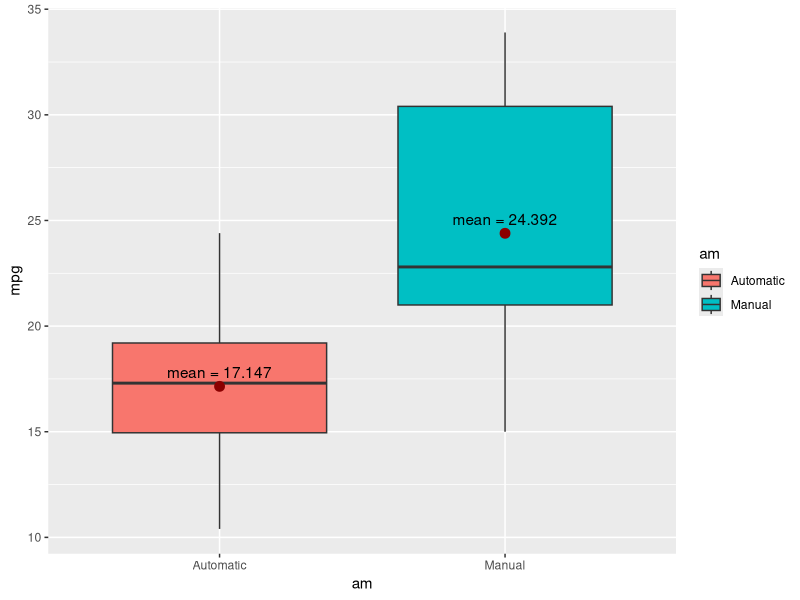
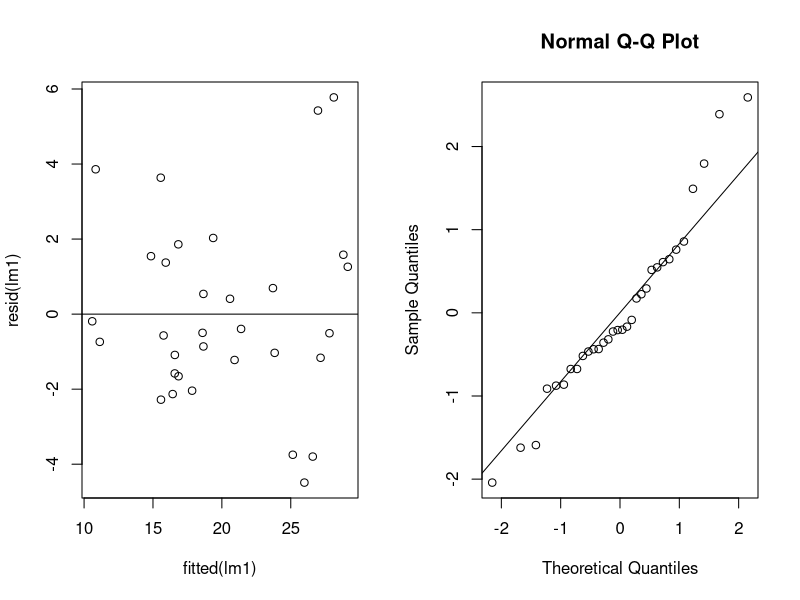
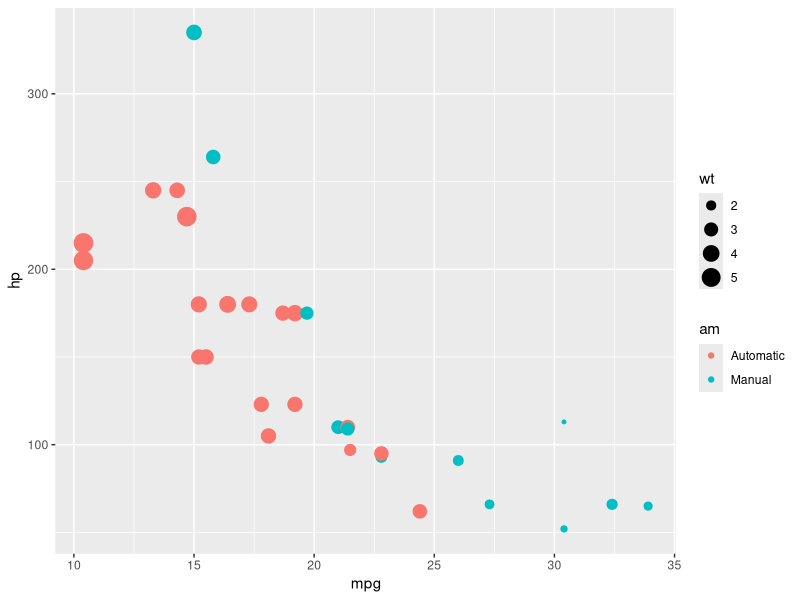
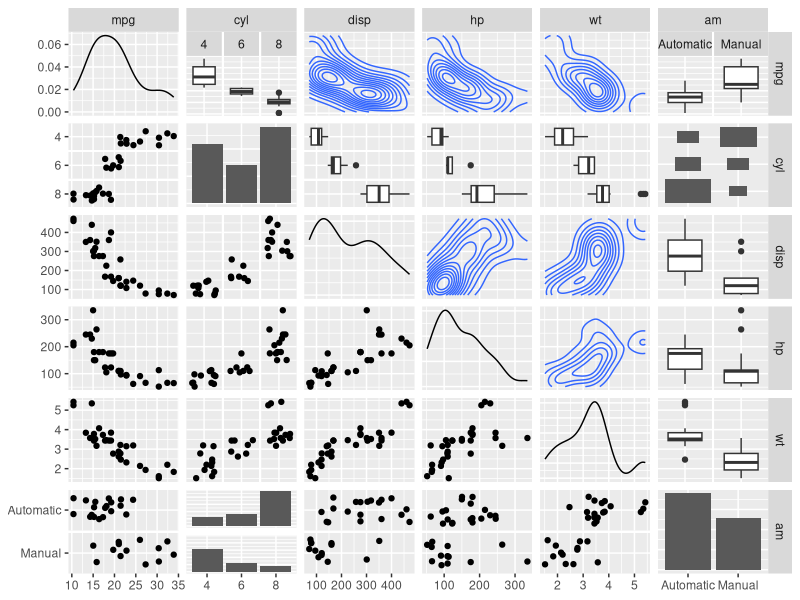

Write R code to recreate these figures, in order.
## ---- chunk 1
library(ggplot2)
library(GGally)
## ---- chunk 2
data(mtcars)
mtcars$am <- factor(mtcars$am, levels=c(0,1), labels=c('Automatic', 'Manual'))
mtcars$cyl <- factor(mtcars$cyl)
## ---- chunk 3
analysis <- aov(mpg ~ ., data = mtcars)
summary(analysis)
## ---- chunk 4
lm1 <- lm(mpg ~ cyl + disp + wt + am, data = mtcars)
summary(lm1)$coefficients
## ---- chunk 5
lm1 <- lm(mpg ~ cyl + wt + am, data = mtcars)
summary(lm1)$coefficients
## ---- chunk 6

fun_mean <- function(x){
    return(
        data.frame(y=round(mean(x),3),label=paste("mean =",round(mean(x),3)))
        )}

ggplot(mtcars,aes(x=am,y=mpg)) +
    geom_boxplot(aes(fill=am)) +
    stat_summary(fun.y = "mean", geom="point",colour="darkred", size=3) +
    stat_summary(fun.data = fun_mean, geom="text", vjust=-0.7)
## ---- chunk 7
par(mfcol = c(1,2))
plot(fitted(lm1), resid(lm1))
abline(h = 0)
qqnorm(rstudent(lm1))
qqline(rstudent(lm1))

## ---- chunk 8
ggplot(data=mtcars,aes(x=mpg,y=hp, 
                       colour=am,size=wt)) + geom_point()
## ---- chunk 9
key.variables<- c(1,2,3,4,6,9)
ggpairs(mtcars[,key.variables],
        upper = list(continuous = "density", combo = "box"),
        lower = list(continuous = "points", combo = "dot"))

